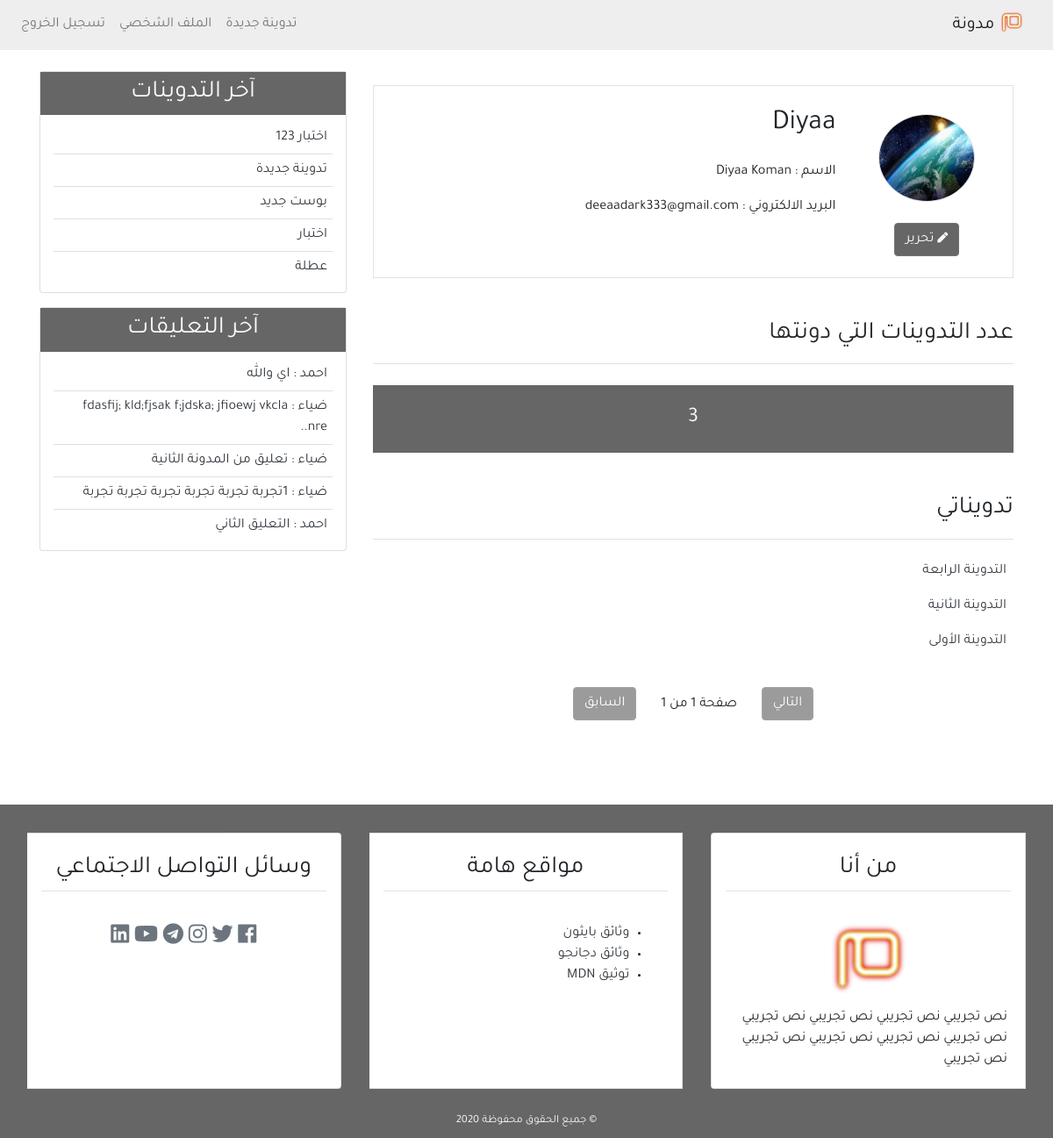
/profile/ (signed in), run on the app's committed database.
### user/models.py (models this page shows, shortened)
class Profile(models.Model):
    image = models.ImageField(default='default.jpg' , upload_to='profile_pics')
    user = models.OneToOneField(User , on_delete=models.CASCADE)

### blog/models.py (models this page shows, shortened)
class Post(models.Model):
    title = models.CharField(max_length=100)
    content = models.TextField()
    post_date = models.DateTimeField(default=timezone.now)
    post_update = models.DateTimeField(auto_now=True)
    author = models.ForeignKey(User , on_delete=models.CASCADE)
    class Meta:
        ordering = ('-post_date',)

class Comment(models.Model):
    name = models.CharField(max_length=50 , verbose_name="الاسم")
    email = models.EmailField(verbose_name="البريد الإلكتروني")
    body = models.TextField(verbose_name="التعليق")
    comment_date = models.DateTimeField(auto_now_add=True)
    active = models.BooleanField(default=False)
    post = models.ForeignKey(Post , on_delete=models.CASCADE , related_name='comments')
    class Meta:
        ordering = ('-comment_date',)

### user/views.py (the view)
# urls.py: path('profile/' , views.profile , name='profile'),
@login_required(login_url='login')
def profile(request):
    posts = Post.objects.filter(author=request.user)
    post_list = Post.objects.filter(author=request.user)
    paginator = Paginator(post_list , 10)
    page = request.GET.get('page')
    try :
        post_list = paginator.page(page)
    except PageNotAnInteger:
        post_list = paginator.page(1)
    except EmptyPage :
        post_list = paginator.page(paginator.num_page)
    return render(request,'user/profile.html' , {'title' : 'الملف الشخصي',
                                                'posts' : posts,
                                                 'post_list' : post_list,
                                                 'page' : page,
                                                })

### blog/templatetags/post_tag.py (called while the page is built)
@register.inclusion_tag('blog/latest_post.html')
def latest_posts():
    context = {
        'l_posts' : Post.objects.all()[0:5]
    }
    return context

@register.inclusion_tag('blog/latest_comment.html')
def latest_comments():
    context = {
        'l_comments' : Comment.objects.filter(active=True)[:5]
    }
    return context

### user/templates/user/profile.html (shortened to what this page needs)
{% extends 'blog/base.html' %}
{% block content %}
{% load crispy_forms_tags %}
<div class="border p-4 mb-5 mt-3">
    <div class="row">
        <div class="col-md-3 text-center">
            <img class = "rounded-circle border m-2" width="110px" height="100px" src="{{user.profile.image.url}}" alt="{{user.username}}" >
            <div class="mt-3">
                <a class="btn btn-secondary bg-secondary" href="{% url 'profile_update' %}"><i class="fas fa-pen fa-xs"></i> تحرير</a>
            </div>
        </div>
        <div class="col-md-9">
            <h2 class="mb-4">{{ user.username }}</h2>
            <p class="font-weight-blod">الاسم : <span class="font-weight-normal">{{ user.first_name }} {{ user.last_name }}</span></p>
            <p class="font-weight-blod">البريد الالكتروني : <span class="font-weight-normal">{{user.email}}</span></p>
        </div>
    </div>
</div>
<div class="row mb-5">
    <div class="col-md">
        <h3 class="border-bottom pb-3 mb-4">عدد التدوينات التي دونتها</h3>
        <h4 class="bg-secondary text-center p-4 text-light">{{posts.count}}</h4>
        <h3 class="border-bottom mb-4 pb-3 mt-5">تدويناتي</h3>
        {% for post in post_list %}
        <ul class="pr-2">
            <a class="text-dark" href="{% url 'detail' post.id %}">{{post.title}}</a>
        </ul>
        {% empty %}
        <h4 class="text-center mb-5">لا يوجد تدوينات</h4>
        {% endfor %}
        {% include 'blog/pagination.html' with page=post_list %}
    </div>
</div>
{% endblock content %}

### blog/templates/blog/latest_post.html
<ul class="list-group-flush latest-post">
    {% for post in l_posts %}
    <li class="list-group-item latest-post-item">
        <a class="text-dark" href="{% url 'detail' post.id %}">{{post.title}}</a>
    </li>
    {% endfor %}
</ul>

### blog/templates/blog/latest_comment.html
<ul class="list-group-flush latest-comment">
    {% for comment in l_comments %}
    <li class="list-group-item latest-comment-item">
        <a class="text-dark" href="{% url 'detail' comment.post.id %}">
            {{comment.name}} :
            {% if comment.body|length > 45 %}
            {{comment.body|slice:'45'}}..
            {% else %}
            {{comment.body}}
            {% endif %}
        </a>
    </li>
    {% empty %}
     <li class="list-group-item latest-comment-item">لا توجد تعليقات</li>
    {% endfor %}
</ul>

### blog/static/blog/CSS/main.css (style rules this page uses)
html , body { direction: rtl; text-align: right; }
body { font-family: 'Tajawal' , sans-serif; }
.bg-secondary { background-color: #666 !important; }
.latest-post, .latest-comment { padding: 0px 15px; }
.latest-post .latest-post-item , .latest-comment .latest-comment-item { padding: 6px; }
.latest-post li:first-child , .latest-comment li:first-child { border-top: 0px; }
.latest-post li:last-child , .latest-comment li:last-child { border-bottom: 0px; padding-bottom: 0px; }

### data on the page
Post: title "التدوينة الرابعة"
Post: title "التدوينة الثانية"
Post: title "التدوينة الأولى"
Post: title "اختبار 123"
Post: title "تدوينة جديدة"
Post: title "بوست جديد"
Post: title "اختبار"
Post: title "عطلة"
Comment: name "احمد", body "اي والله"
Comment: name "ضياء", body "fdasfij; kld;fjsak f;jdska; jfioewj vkcla nre"
Comment: name "ضياء", body "تعليق من المدونة الثانية"
Comment: name "ضياء", body "1تجربة تجربة تجربة تجربة تجربة تجربة"
Comment: name "احمد", body "التعليق الثاني"

### other printed values
{{ user.username }} "Diyaa"
{{ user.first_name }} "Diyaa"
{{ user.last_name }} "Koman"
{{ user.email }} "deeaadark333@gmail.com"
{{ posts.count }} "3"
{{ page.paginator.num_pages }} "1"
